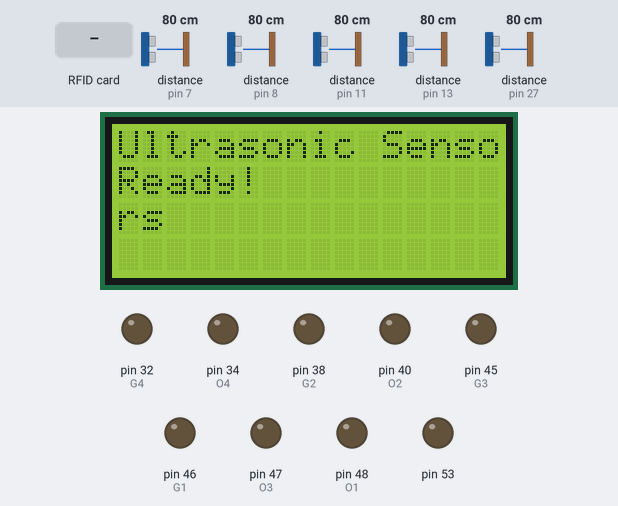
This sketch was run on a simulated Arduino Mega 2560, built with avr-gcc and run on an emulated ATmega2560. Shown: 16×4 character LCD, output pins drawn as LEDs (lit = HIGH). The test bench sets the inputs (shaded band); at power-on: distance to the obstacle (sensors on pin 8, pin 7, pin 11, pin 13, pin 27) 80 cm. The echo pulse lasts 58.3 µs per cm; pins used as bus, display or sensor lines are not drawn; what the sketch prints to the serial monitor is not drawn.

Above: at 1.1 s.
At 18.0 s:
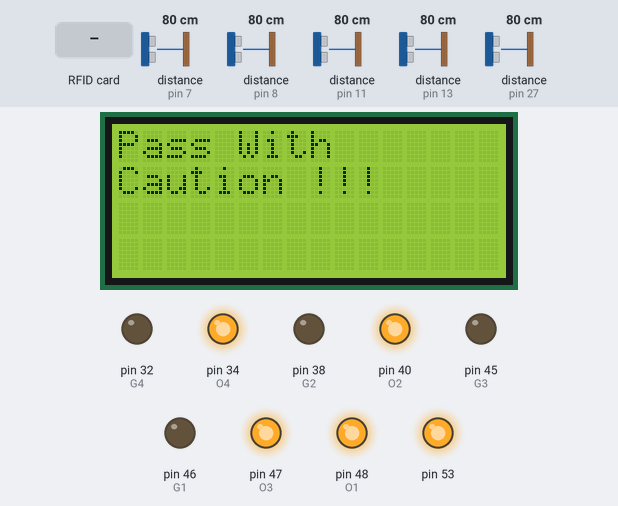
18.1 s: distance to the obstacle (sensor on pin 8) set to 12 cm
21.1 s: distance to the obstacle (sensor on pin 8) set to 9 cm
At 22.0 s:
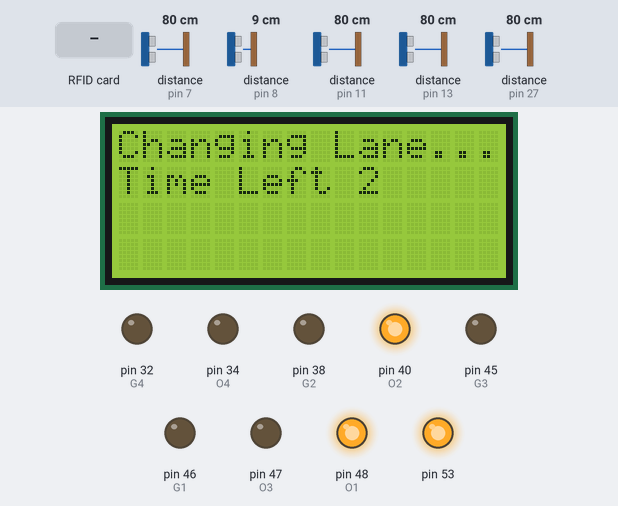
24.1 s: RFID card 3C 08 8B 17 held to the reader
27.1 s: RFID card 5E 7A 19 C4 held to the reader
At 37.3 s:
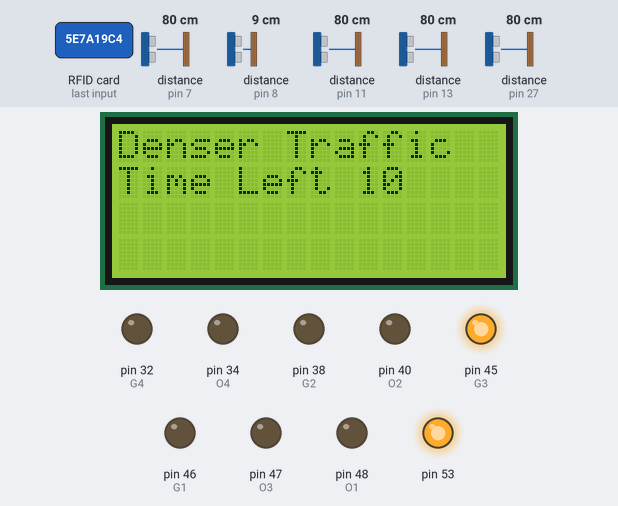
Timing chart, 0 to 50.4 s (numbered marks = the images above; inputs shaded):
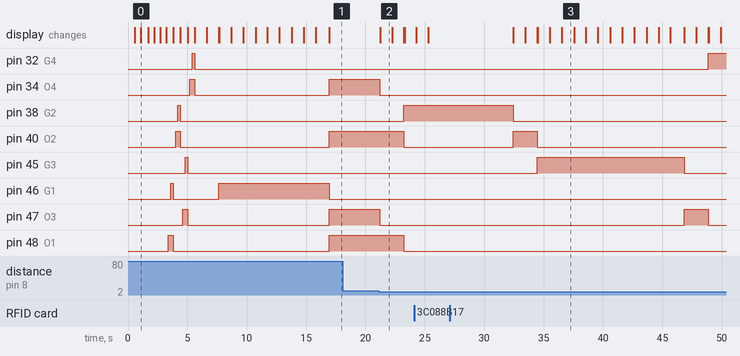

Measured:
- the behaviour switches between 11 and 10 cm on distance to the obstacle (sensor on pin 8) (found by bisection; images 1 and 2)
- after the input at 18.1 s, every drawn part: stays the same
- after the input at 21.1 s, pin 34 (O4), pin 47 (O3): HIGH → LOW after 0.12 s; pin 38 (G2): LOW → HIGH after 2.1 s; pin 40 (O2), pin 48 (O1): HIGH → LOW after 2.1 s; the display: changes after 0.13 s (image 2)
- after the input at 27.1 s, pin 32 (G4): LOW → HIGH after 21.8 s instead of 18.8 s; pin 38 (G2): HIGH → LOW after 5.3 s instead of 2.4 s
- what the display in image 0 shows lasts 0.6 s, from 1.1 s to 1.7 s
- what the display in image 2 shows lasts 1.0 s, from 21.2 s to 22.2 s
- what the display in image 3 shows lasts 1.1 s, from 36.5 s to 37.6 s

The sketch:

main.ino
```cpp
/*
####
IEEE Project for NAAC
Smart Traffic Management System.
####
*/

//Including Libraries for LCD Diaplay
#include <LiquidCrystal.h>

//Including libraries for RFID Tag
#include <SPI.h>
#include <MFRC522.h>

//Defining Pins for LCD Display
const int rs = 43, en = 41, d4 = 39, d5 = 37, d6 = 35, d7 = 33;
LiquidCrystal lcd(rs, en, d4, d5, d6, d7);

//Defining Pins for Ultrasonic Sensor
#define Echo_U1 27
#define Trig_U1 29

#define Echo_U2 13
#define Trig_U2 12


#define Echo_U3 7
#define Trig_U3 6


#define Echo_U4 11
#define Trig_U4 10


#define Echo_U5 8
#define Trig_U5 9

//Defining Variables for Ultrasonic Sensor
long duration; // variable for the duration of sound wave travel
int distance; // variable for the distance measurement

//Defining Pins for RFID Tag
#define SS_RFID1 22
#define RST_RFID1 23
MFRC522 rfid1(SS_RFID1, RST_RFID1);   // Create rfid1 instance.

#define SS_RFID2 24
#define RST_RFID2 25
MFRC522 rfid2(SS_RFID2, RST_RFID2);   // Create rfid2 instance.

//Defining Pins for Traffic Lights
#define R1 44
#define R2 42
#define R3 49
#define R4 36

#define O1 48
#define O2 40
#define O3 47
#define O4 34

#define G1 46
#define G2 38
#define G3 45
#define G4 32

//Defining Variables
int ActiveLane=1;
char Lanes[5][3] = {{R2,R3,R4},{R1,O1,G1},{R2,O2,G2},{R3,O3,G3},{R4,O4,G4}};
int Lane=0;
int ActiveTime=0;
bool Emergency1 = false;
bool Emergency2 = false;
bool Density2 = false;
bool RoundRobin = false;
bool RoundRobin2 = false;
bool Orange = true;

//Functions for LCD Display
void LCD_Scroll(String Msg, int row)
{
    lcd.setCursor(16,row);
    lcd.autoscroll();
    for(int i=0; i<Msg.length(); i++)
    {
        lcd.print(Msg[i]);
        delay(150);
    }
}
void LCD_Ready(String Msg, int row)
{
    lcd.setCursor(0, row);
    lcd.print(Msg);
}

//Functions for Ultrasonic Sensor
int dist(int Echo_U, int Trig_U, int S)
{
    // Clears the Trig_U1 condition
    digitalWrite(Trig_U, LOW);
    delayMicroseconds(2);
    // Sets the Trig_U1 HIGH (ACTIVE) for 10 microseconds
    digitalWrite(Trig_U, HIGH);
    delayMicroseconds(10);
    digitalWrite(Trig_U, LOW);
    // Reads the Echo_U1, returns the sound wave travel time in microseconds
    duration = pulseIn(Echo_U, HIGH);
    // Calculating the distance
    distance = duration * 0.034 / 2; // Speed of sound wave divided by 2 (go and back)
    // Displays the distance on the Serial Monitor
    Serial.print("Distance: ");
    Serial.print(distance);
    Serial.print(" cm on Lane");
    Serial.println(S);

    return distance;
}

void DensityA()
{
    int U1 = dist(Echo_U1, Trig_U1, 1);
    int U2 = dist(Echo_U2, Trig_U2, 2);
    int U3 = dist(Echo_U3, Trig_U3, 3);
    int U4 = dist(Echo_U4, Trig_U4, 4);
    int U5 = dist(Echo_U5, Trig_U5, 5);
    if(U5 < 10)
    {
        RoundRobin2 = true;
        RoundRobin = true;
        Serial.println("RoundRobin2");
        return;
    }
    else if(U1 < 10 || U2 < 10 || U3 < 10 || U4 < 10)
    {
        RoundRobin = true;
        Serial.println("RoundRobin");
        return;
    }
    else{
        RoundRobin = false;
    }

}


//Functions for RFID System
bool Emergency(MFRC522 rfid)
{
    // Look for new cards
    if ( ! rfid.PICC_IsNewCardPresent())
    {
        Serial.println("No Card Nearby!");

        return false;
    }
    // Select one of the cards
    if ( ! rfid.PICC_ReadCardSerial())
    {
      Serial.println("No Card!");
        return false;
    }
    //Show UID on serial monitor
    Serial.print("UID tag :");
    String content= "";
    byte letter;
    for (byte i = 0; i < rfid.uid.size; i++)
    {
        Serial.print(rfid.uid.uidByte[i] < 0x10 ? " 0" : " ");
        Serial.print(rfid.uid.uidByte[i], HEX);
        content.concat(String(rfid.uid.uidByte[i] < 0x10 ? " 0" : " "));
        content.concat(String(rfid.uid.uidByte[i], HEX));
    }
    Serial.println();
    Serial.print("Message : ");
    content.toUpperCase();
    if (content.substring(1) == "3C 08 8B 17") //change here the UID of the card/cards that you want to give access
    {
        Serial.println("Authorized access");
        Serial.println();
        delay(3000);
        return true;
    }

    else   {
        Serial.println(" Access denied");
        delay(3000);
        return false;
    }
}

//Functions for Traffic Lights
void TrafficLights()
{
    //Testing Lane 1
    lcd.clear();
    Serial.println("Testing Lane 1");
    LCD_Ready("Testing Lane 1",0);
    digitalWrite(R1, HIGH);
    delay(200);
    digitalWrite(O1, HIGH);
    delay(200);
    digitalWrite(G1, HIGH);
    delay(200);

    digitalWrite(R1, LOW);
    digitalWrite(O1, LOW);
    digitalWrite(G1, LOW);

    //Testing Lane 2
    lcd.clear();
    Serial.println("Testing Lane 2");
    LCD_Ready("Testing Lane 2",0);
    digitalWrite(R2, HIGH);
    delay(200);
    digitalWrite(O2, HIGH);
    delay(200);
    digitalWrite(G2, HIGH);
    delay(200);

    digitalWrite(R2, LOW);
    digitalWrite(O2, LOW);
    digitalWrite(G2, LOW);

    //Testing Lane 3
    lcd.clear();
    Serial.println("Testing Lane 3");
    LCD_Ready("Testing Lane 3",0);
    digitalWrite(R3, HIGH);
    delay(200);
    digitalWrite(O3, HIGH);
    delay(200);
    digitalWrite(G3, HIGH);
    delay(200);

    digitalWrite(R3, LOW);
    digitalWrite(O3, LOW);
    digitalWrite(G3, LOW);

    //Testing Lane 1
    lcd.clear();
    Serial.println("Testing Lane 4");
    LCD_Ready("Testing Lane 4",0);
    digitalWrite(R4, HIGH);
    delay(200);
    digitalWrite(O4, HIGH);
    delay(200);
    digitalWrite(G4, HIGH);
    delay(200);

    digitalWrite(R4, LOW);
    digitalWrite(O4, LOW);
    digitalWrite(G4, LOW);
}

void TurnGreen2(int R, int O)
{
    int time = 9;
        for(int k=1; k<=4; k++){
            if(k != R)
            {
                digitalWrite(Lanes[k][2], LOW);
                digitalWrite(Lanes[k][1], LOW);
                digitalWrite(Lanes[k][0], HIGH);
            }
        }
        digitalWrite(Lanes[O][0], LOW);
        digitalWrite(Lanes[O][1], HIGH);
        digitalWrite(Lanes[O][2], LOW);
        for(int t = 2;t>0;t--)
        {
            lcd.clear();
            LCD_Ready("Emergency Sit.",0);
            String S1="Time Left ";
            LCD_Ready(S1,1);
            lcd.print(t);
            delay(1000);

        }

        digitalWrite(Lanes[O][0], HIGH);
        digitalWrite(Lanes[O][1], LOW);
        digitalWrite(Lanes[O][2], LOW);

        digitalWrite(Lanes[R][0], LOW);
        digitalWrite(Lanes[R][1], LOW);
        digitalWrite(Lanes[R][2], HIGH);

        for(int t = 9;t>0;t--)
        {
            lcd.clear();
            LCD_Ready("Emergency Sit.",0);
            String S1="Time Left ";
            LCD_Ready(S1,1);
            lcd.print(time);
            delay(1000);
            time--;

        }
        ActiveTime += 90;
        RoundRobin = true;
        RoundRobin2 = false;

}

void TurnGreen(int R, int O)
{
    int time = 0;
    if ( R != O)
    {

        for(int k=1; k<=4; k++){
            if(k != R)
            {
                digitalWrite(Lanes[k][2], LOW);
                digitalWrite(Lanes[k][1], LOW);
                digitalWrite(Lanes[k][0], HIGH);
            }
        }
        digitalWrite(Lanes[O][0], LOW);
        digitalWrite(Lanes[O][1], HIGH);
        digitalWrite(Lanes[O][2], LOW);

        for(int t = 2;t>0;t--)
        {
            lcd.clear();
            LCD_Ready("Changing Lane...",0);
            String S1="Time Left ";
            LCD_Ready(S1,1);
            lcd.print(t);
            delay(1000);

        }


        digitalWrite(Lanes[O][0], HIGH);
        digitalWrite(Lanes[O][1], LOW);
        digitalWrite(Lanes[O][2], LOW);

        digitalWrite(Lanes[R][0], LOW);
        digitalWrite(Lanes[R][1], LOW);
        digitalWrite(Lanes[R][2], HIGH);

        Serial.print("Activating Lane ");
        Serial.println(R);
    }
    lcd.clear();
    if(RoundRobin2 == true && ActiveLane == 3)
    {
        LCD_Ready("Denser Traffic",0);
        time = 12;
    }
    else if(RoundRobin2 == true)
    {
        LCD_Ready("Denser Traffic",0);
        time = 9;
    }
    else{
        LCD_Ready("Normal Traffic",0);
        time = 9;
    }

    if(ActiveTime >= 90)
    {
        return;
    }
    if(Emergency(rfid1))
    {
        Emergency1 = true;
        return;
    }
    if(Emergency(rfid2))
    {
        Emergency2 = true;
        return;
    }
    for(int t = 3;t>0;t--)
        {

            String S1="Time Left ";
            LCD_Ready(S1,1);
            lcd.print(time);
            delay(1000);
            time--;

        }
    ActiveTime += 30;
    if(ActiveTime >= 90)
    {
        return;
    }
    if(Emergency(rfid1))
    {
        Emergency1 = true;
        return;
    }
    if(Emergency(rfid2))
    {
        Emergency2 = true;
        return;
    }
    for(int t = 3;t>0;t--)
        {
            String S1="Time Left ";
            LCD_Ready(S1,1);
            lcd.print(time);
            lcd.print(" ");
            delay(1000);
            time--;

        }
    ActiveTime += 30;
    if(ActiveTime >= 90)
    {
        return;
    }
    if(Emergency(rfid1))
    {
        Emergency1 = true;
        return;
    }
    if(Emergency(rfid2))
    {
        Emergency2 = true;
        return;
    }
    for(int t = 3;t>0;t--)
        {
            String S1="Time Left ";
            LCD_Ready(S1,1);
            lcd.print(time);
            lcd.print(" ");
            delay(1000);
            time--;

        }
    ActiveTime += 30;
    if(RoundRobin2 == true && ActiveLane == 3)
    {
        if(Emergency(rfid1))
        {
            Emergency1 = true;
            return;
        }
        if(Emergency(rfid2))
        {
            Emergency2 = true;
            return;
        }
        for(int t = 3;t>0;t--)
        {
            String S1="Time Left ";
            LCD_Ready(S1,1);
            lcd.print(time);
            lcd.print(" ");
            delay(1000);
            time--;

        }
        ActiveTime += 30;
        RoundRobin2 = false;
        RoundRobin = true;
    }
    return;
}

//Running Setup...
void setup() {
    Serial.begin(9600); // // Serial Communication is starting with 9600 of baudrate speed

    //Initialising LCD Display
    lcd.begin(16, 4); // set up the LCD's number of columns and rows
    Serial.println("Smart Traffic Management System");
    LCD_Ready("Smart Traffic",0);
    LCD_Ready("Management System",1);
    delay(500);
    lcd.clear();
    Serial.println("LCD Display Ready!");
    LCD_Ready("LCD Display",0);
    LCD_Ready("Ready!",1);
    delay(500);
    lcd.clear();


    //Defining I/O for Ultrasonic Sensors
    pinMode(Trig_U1, OUTPUT);
    pinMode(Echo_U1, INPUT);

    pinMode(Trig_U2, OUTPUT);
    pinMode(Echo_U2, INPUT);

    pinMode(Trig_U3, OUTPUT);
    pinMode(Echo_U3, INPUT);

    pinMode(Trig_U4, OUTPUT);
    pinMode(Echo_U4, INPUT);

    pinMode(Trig_U5, OUTPUT);
    pinMode(Echo_U5, INPUT);
    Serial.println("Ultrasonic Sensors Ready!");
    LCD_Ready("Ultrasonic Sensors",0);
    LCD_Ready("Ready!",1);
    delay(500);
    lcd.clear();

    //Initialising RFID System
    SPI.begin();      // Initiate  SPI bus
    rfid1.PCD_Init();   // Initiate rfid1
    rfid2.PCD_Init();   // Initiate rfid2
    Serial.println("RFID System Ready!");
    LCD_Ready("RFID System",0);
    LCD_Ready("Ready!",1);
    delay(500);
    lcd.clear();

    //Initialising Traffic Lights
    pinMode(R1, OUTPUT);
    pinMode(R2, OUTPUT);
    pinMode(R3, OUTPUT);
    pinMode(R4, OUTPUT);

    pinMode(O1, OUTPUT);
    pinMode(O2, OUTPUT);
    pinMode(O3, OUTPUT);
    pinMode(O4, OUTPUT);

    pinMode(G1, OUTPUT);
    pinMode(G2, OUTPUT);
    pinMode(G3, OUTPUT);
    pinMode(G4, OUTPUT);
    Serial.println("Traffic Lights Ready!");
    LCD_Ready("Traffic Lights",0);
    LCD_Ready("Ready!",1);
    delay(500);
    lcd.clear();
    Serial.println("Testing Traffic Lights...");
    LCD_Ready("Testing Traffic",0);
    LCD_Ready("Lights...",1);
    delay(500);
    lcd.clear();
    TrafficLights();
    digitalWrite(R1, HIGH);
    digitalWrite(R2, HIGH);
    digitalWrite(R3, HIGH);
    digitalWrite(R4, HIGH);
    TurnGreen(1, 0);

}

//Running Loops
void loop() {

    if(Emergency(rfid1))
    {
        lcd.clear();
        Serial.println("Emergency Vechile Detected...");
        LCD_Ready("Emergency",0);
        LCD_Ready("Vehicle!!!",1);
        delay(3000);
    }

    if(Emergency(rfid2))
    {
        lcd.clear();
        Serial.println("Responding to Emergency Vechile...");
        LCD_Ready("Emergency",0);
        LCD_Ready("Vehicle!!!",1);
        Lane = ActiveLane;
        ActiveLane = 1;
        RoundRobin = true;
        TurnGreen2(ActiveLane, Lane);
    }

    DensityA();

    if(RoundRobin == true && ActiveTime >= 90 && RoundRobin2 == false || RoundRobin == true && RoundRobin2 == true || RoundRobin2 == true)
        {
            Serial.println("Round Robin");
            if(ActiveLane < 4)
            {
                ActiveTime = 0;
                Lane = ActiveLane;
                ActiveLane++;
                TurnGreen(ActiveLane, Lane);
            }
            else
            {
                ActiveTime = 0;
                Lane = ActiveLane;
                ActiveLane = 1;
                TurnGreen(ActiveLane, Lane);
            }
        }
        else if (RoundRobin2 == false)
        {
            lcd.clear();
            Serial.println("Pass With Caution...");
            LCD_Ready("Pass With",0);
            LCD_Ready("Caution !!!",1);
            digitalWrite(G1, LOW);
            digitalWrite(G2, LOW);
            digitalWrite(G3, LOW);
            digitalWrite(G4, LOW);
            digitalWrite(R1, LOW);
            digitalWrite(R2, LOW);
            digitalWrite(R3, LOW);
            digitalWrite(R4, LOW);
            digitalWrite(O1, HIGH);
            digitalWrite(O2, HIGH);
            digitalWrite(O3, HIGH);
            digitalWrite(O4, HIGH);
        }
}
```
